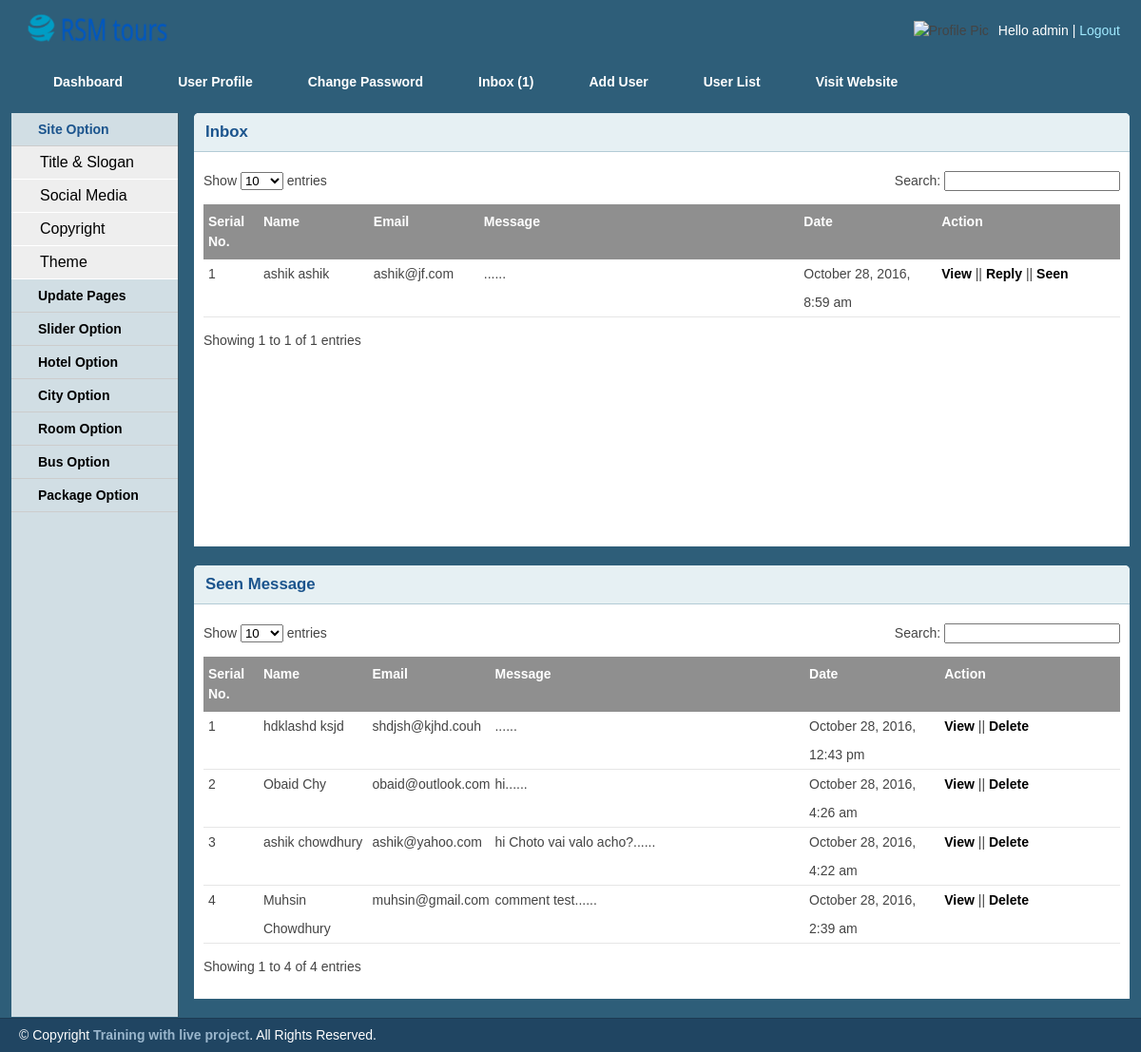
/admin/inbox.php (signed in), run on the app's committed database.
### tables this page shows
CREATE TABLE `tbl_contact` (
  `id` int(11) NOT NULL,
  `firstname` varchar(255) NOT NULL,
  `lastname` varchar(255) NOT NULL,
  `email` varchar(255) NOT NULL,
  `body` text NOT NULL,
  `status` int(11) NOT NULL DEFAULT '0',
  `date` timestamp NOT NULL DEFAULT CURRENT_TIMESTAMP
);

### lib/Database.php (called while the page is built, shortened)
<?php
Class Database{
	public $host = DB_HOST;
	public $user = DB_USER;
	public $pass = DB_PASS;
	public $dbname = DB_NAME;
	public $link;
	private function connectDB(){
		$this->link = new mysqli($this->host, $this->user, $this->pass, $this->dbname);
	}
	public function select($r){
		$result= $this->link->query($r) or die($this->link->error.__LINE__);
		if($result->num_rows > 0){
			return $result;
		} else{
			return false;
		}
	}
}

### helpers/Format.php (called while the page is built, shortened)
<?php
class Format
{
	public function formatDate($date)
	{
		return date('F j, Y, g:i a', strtotime($date));
	}
	public function textshorten($text, $limit){
		$text = $text." ";
		$text = substr($text, 0, $limit);
		$text = substr($text, 0, strrpos($text, ' '));
		$text = $text."......";
		return $text;
	}
}
?>

### admin/inbox.php (the view, shortened to what this page needs)
<?php include 'inc/header.php';?>
<?php include 'inc/sidebar.php';?>
        <div class="grid_10">
            <div class="box round first grid">
                <h2>Inbox</h2>
                <div class="block">
                    <table class="data display datatable" id="example">
					<thead>
						<tr>
							<th width="6%">Serial No.</th>
							<th width="12%">Name</th>
							<th width="12%">Email</th>
							<th width="35%">Message</th>
							<th width="15%">Date</th>
							<th width="20%">Action</th>
						</tr>
					</thead>
					<tbody>
					<?php
					$query= "select * from tbl_contact where status='0' order by id desc";
					$message= $db->select($query);
					if ($message) {
						$i=0;
						while ($result = $message->fetch_assoc()) {
							$i++;
					?>
						<tr class="odd gradeX">
							<td><?php echo $i;?></td>
							<td><?php echo $result['firstname']." ".$result['lastname'];?></td>
							<td><?php echo $result['email'];?></td>
							<td><?php echo $fm->textshorten($result['body'], 50); ?></td>
							<td><?php echo $fm->formatDate($result['date']);?></td>
							<td>
								<a href="viewmsg.php?msgid=<?php echo $result['id'];?>">View</a> ||
								<a href="replymsg.php?msgid=<?php echo $result['id'];?>">Reply</a> ||
								<a onclick="return confirm('Do You See the Message??');"href="?seenid=<?php echo $result['id'];?>">Seen</a>
							</td>
						</tr>
						<?php } }?>
					</tbody>
				</table>
               </div>
            </div>
        <div class="box round first grid">
                <h2>Seen Message</h2>
                <div class="block">
                    <table class="data display datatable" id="example">
					<thead>
						<tr>
							<th width="6%">Serial No.</th>
							<th width="12%">Name</th>
							<th width="12%">Email</th>
							<th width="35%">Message</th>
							<th width="15%">Date</th>
							<th width="20%">Action</th>
						</tr>
					</thead>
					<tbody>
					<?php
					$query= "select * from tbl_contact where status='1' order by id desc";
					$message= $db->select($query);
					if ($message) {
						$i=0;
						while ($result = $message->fetch_assoc()) {
							$i++;
					?>
						<tr class="odd gradeX">
							<td><?php echo $i;?></td>
							<td><?php echo $result['firstname']." ".$result['lastname'];?></td>
							<td><?php echo $result['email'];?></td>
							<td><?php echo $fm->textshorten($result['body'], 50); ?></td>
							<td><?php echo $fm->formatDate($result['date']);?></td>
							<td>
								<a href="viewmsg.php?msgid=<?php echo $result['id'];?>">View</a> ||
								<a onclick="return confirm('Are you sure to Delete?');" href="?delid=<?php echo $result['id'];?>">Delete</a>
							</td>
						</tr>
						<?php } }?>
					</tbody>
				</table>
               </div>
            </div>
    </div>
<?php include 'inc/footer.php';?>

### admin/css/layout.css (style rules this page uses)
body { background: #fff none repeat scroll 0 0; color: #444; font-size: 14px; padding: 0; }
a { color: #000; font-weight:bold; text-decoration: none; }
h1, h2, h3, h4, h5, h6 { line-height:1.2em; margin-bottom:.3em; }
h2 { margin-top:1em; }
.box { background:#fff; margin-bottom:20px; padding:10px 10px 10px 10px; margin-left:-8px; }
.box.grid { padding-bottom:40px; }
.box.round { -moz-border-radius: 5px 5px 0px 0px; -webkit-border-radius: 5px 5px 0px 0px; border-radius: 5px 5px 0px 0px; }
.box h2 { font-size:1.2em; font-weight:bold; color:#1B548D; background:#E6F0F3; margin:-10px -10px 0 -10px; padding:10px 12px; border-bottom:1px solid #B3CBD6; -moz-border-radius: 5px 5px 0px 0px; -webkit-border-radius: 5px 5px 0px 0px; border-radius: 5px 5px 0px 0px; }
.box.first { min-height: 406px; }
.block { padding-top:20px; }
.block { padding-bottom:1px; }
table.display { margin: 0 auto; clear: both; width: 100%; }
.sorting_asc { background: #8f8f8f url(../img/table/sort_asc.png) no-repeat center right; padding:8px 5px; text-align:left; color:#fff; }
.sorting { background:#8f8f8f url(../img/table/sort_both.png) no-repeat center right; padding:8px 5px; text-align:left; color:#fff; }
tr.odd { height: 30px; line-height: 30px; border-bottom:1px solid #e6e6e6; }
tr.even { height: 30px; line-height: 30px; border-bottom:1px solid #e6e6e6; }
tr.odd td, tr.even td { padding-left:5px; }

### data on the page
tbl_contact: firstname "ashik", lastname "ashik", email "ashik@jf.com", body "......", date "October 28, 2016, 8:59 am"
tbl_contact: firstname "hdklashd", lastname "ksjd", email "shdjsh@kjhd.couh", body "......", date "October 28, 2016, 12:43 pm"
tbl_contact: firstname "Obaid", lastname "Chy", email "obaid@outlook.com", body "hi......", date "October 28, 2016, 4:26 am"
tbl_contact: firstname "ashik", lastname "chowdhury", email "ashik@yahoo.com", body "hi Choto vai valo acho?......", date "October 28, 2016, 4:22 am"
tbl_contact: firstname "Muhsin", lastname "Chowdhury", email "muhsin@gmail.com", body "comment test......", date "October 28, 2016, 2:39 am"

### other printed values
Session::get('username') "admin"
$count "1"
